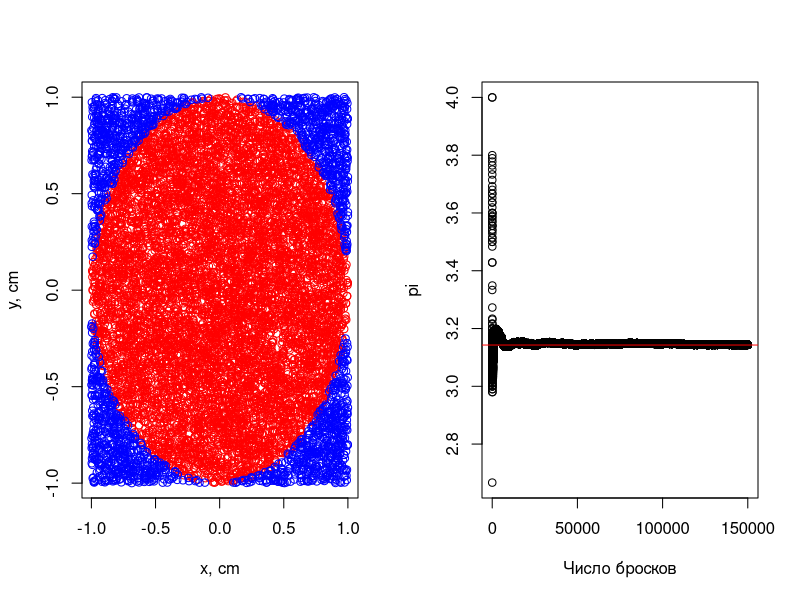

The R source for this figure:
#### HW2 Васильева Анастасия

### пункт 1
# Оцените эмпирически вероятность точки случайно
# равномерно распределенной на квадрате [-1,1]*[-1,1] 
# быть удалённой от центра координат не более
# чем на 1. Используйте 10000 бросков.

n = 10000

x = runif(n, min=-1, max=1)
y = runif(n, min=-1, max=1)

# расстояние всех точек до точки 0. 
# находим гипотенузу треугольника со сторонами x,y
hyp = sqrt(x^2+y^2)

# эмперическая вероятность p=m/n, где m является количество исходов, 
# в которых происходит событие A, а n - общее количество исходов эксперимента
p = length(hyp[hyp<1])/n

df = cbind(x,y,hyp) # таблица соответствия
par(mfrow=c(1,2)) # график полученного распределения
plot(x[hyp<1],y[hyp<1], col="red", 
     xlab = "x, cm", ylab = "y, cm") # график отфильтрованных данных
points(x[hyp>=1],y[hyp>=1],  col="blue")

#### пункт 2
# Используя результаты предыдущего пункта, дайте оценку числа pi

# В квадрат со стороной a = 2 R, вписан круг радиусом R. 
# Геометрически, вероятность P1 того, чтот точка попадет в круг, 
# равна отношению площадей круга и квадрата:
#  P1=Sкруг / Sквадрата = πR^2/a^2 = πR^2/(2R)^2= pi/4
pi = 4*p

#### пункт 3
# Нарисуйте зависимость оценки числа pi от числа
# бросков (для одной симуляции, количества бросков
# выберете сами). 
n = 150000
k = c(1:n)

x = runif(n, min=-1, max=1)
y = runif(n, min=-1, max=1)

c = cumsum(sqrt(x^2+y^2)<1)

plot(4*c/k, 
     xlab = "Число бросков", ylab = "pi")
abline(h=pi, col='red')

